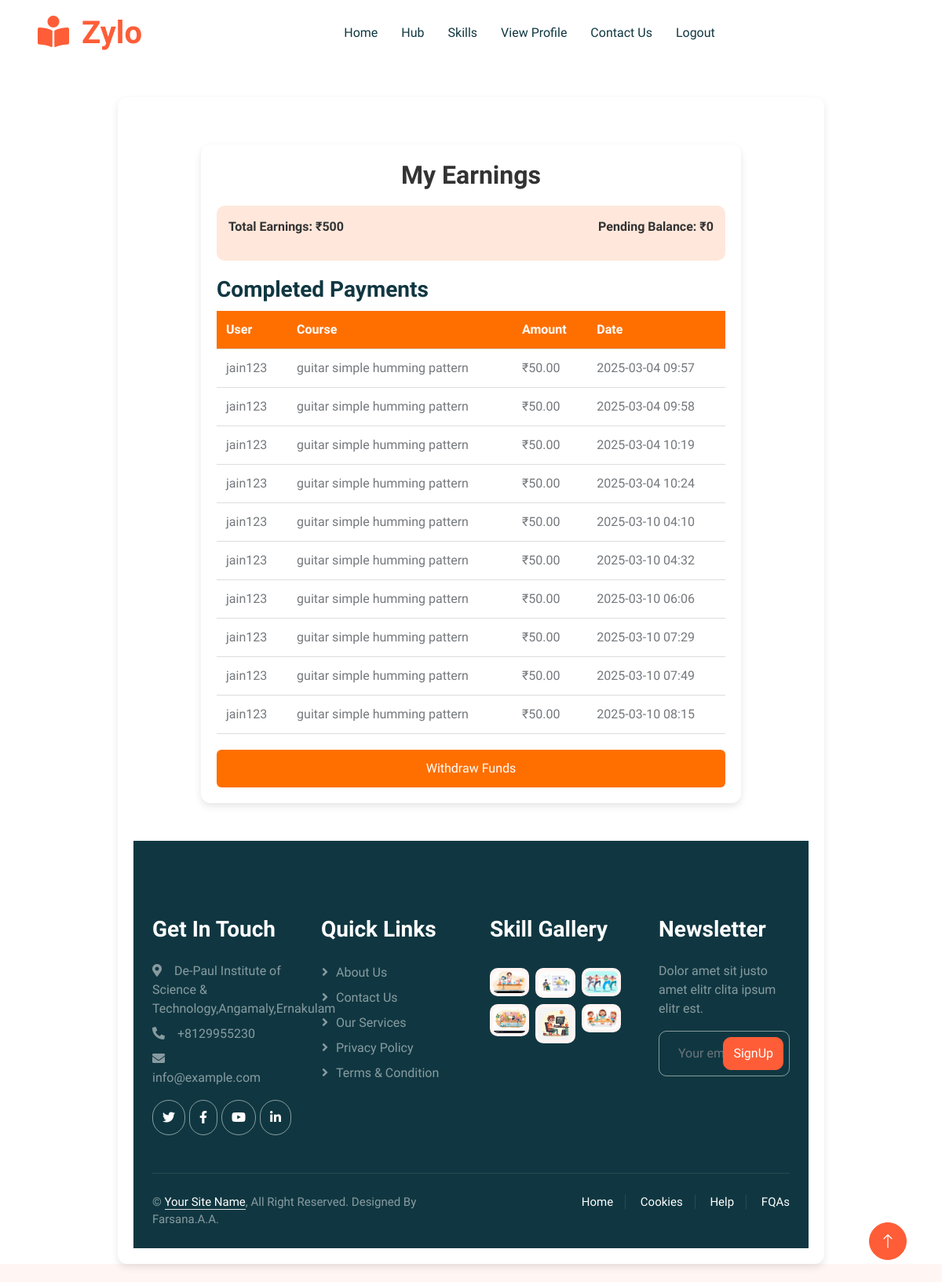
The app's page /teacher_earnings (signed in), older data.
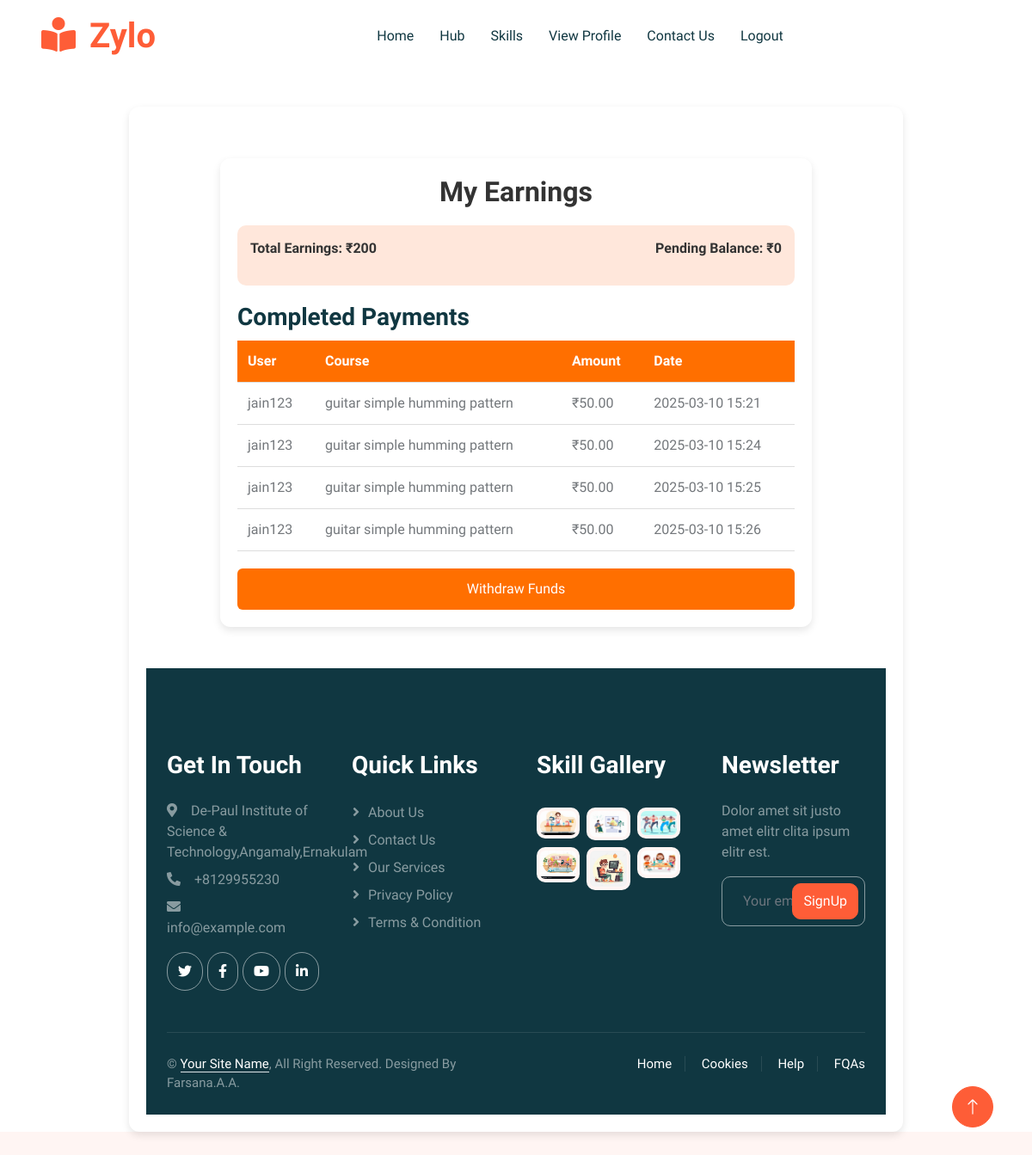
The same page, newer data.
### userapp/models.py (models this page shows, shortened)
class Payment(models.Model):
    STATUS_CHOICES = [
        ('Pending', 'Pending'),  # Default status
        ('Success', 'Success'),
        ('Failed', 'Failed'),
        ('Refund', 'Refund')  # New refund status
    ]
    user = models.ForeignKey(Register, on_delete=models.CASCADE)  # The user making the payment
    skill = models.ForeignKey(Skill, on_delete=models.CASCADE)  # The skill being purchased
    amount = models.DecimalField(max_digits=10, decimal_places=2)  # Payment amount
    payment_method = models.CharField(max_length=50)  # Payment method
    status = models.CharField(max_length=20, choices=STATUS_CHOICES, default='Pending')  # Updated default status
    transaction_id = models.CharField(max_length=100, unique=True, blank=True, null=True)  # Unique transaction ID
    created_at = models.DateTimeField(auto_now_add=True)  # Timestamp of the payment

class Skill(models.Model):
     user = models.ForeignKey(Register, on_delete=models.CASCADE,null=True)
     skill_name = models.CharField(max_length=100, null=True)
     CATEGORY_CHOICES = [
        ('Tech', 'Technology'),
        ('Art', 'Arts'),
        ('Music', 'Music'),
        ('Cooking', 'Cooking'),
        ('Fitness', 'Fitness'),
        ('Other', 'Other')
    ]
     category = models.CharField(max_length=100, choices=CATEGORY_CHOICES, null=True)
     sub_category = models.CharField(max_length=100, null=True)
     additional_category = models.CharField(max_length=100, null=True)
     skill_created_at = models.DateTimeField(auto_now_add =True)
     skill_video = models.FileField(upload_to='skill_videos/', null=True, blank=True)
     cover_image = models.ImageField(upload_to='uploads/',null=True, blank=True)
     payment_type = models.CharField(max_length=10,  default='free')
     price = models.DecimalField(max_digits=6, decimal_places=2, null=True, blank=True)  # Store price for paid videos
     paid_users = models.ManyToManyField(Register,related_name="paid_skills", blank=True)  # Track users who paid

class Register(AbstractUser):
    usertype = models.CharField(max_length=50,default="admin")
    contact = models.IntegerField(null=True)
    image = models.ImageField(upload_to='uploads/',null=True)
    bio = models.TextField(max_length=500,null=True)
    interests = models.TextField(max_length=100,null=True)
    skills = models.TextField(max_length=100,null=True)
    proof_document = models.FileField(upload_to='proof_videos/', null=True, blank=True)  # Accepts videos)
    is_listener = models.BooleanField(default=False)
    is_teacher = models.BooleanField(default=False)
    gender = models.CharField(max_length=50,null=True)
    full_name = models.CharField(max_length=100, null=True)
    is_approved = models.BooleanField(default=True)
    followers = models.ManyToManyField("self", symmetrical=False, related_name="following", blank=True)

### userapp/views.py (the view)
# urls.py: path('teacher_earnings', views.teacher_earnings, name='teacher_earnings'),
def teacher_earnings(request):
    teacher = request.user  # Get the logged-in teacher
    earnings = Payment.objects.filter(skill__user=teacher)  # Adjust if needed
    total_earnings = earnings.aggregate(Sum('amount'))['amount__sum'] or 0
    pending_balance = earnings.filter(status="Pending").aggregate(Sum('amount'))['amount__sum'] or 0
    completed_payments = Payment.objects.filter(status="Completed").select_related('user', 'skill')
    return render(request, 'teacher_earnings.html', {
        'total_earnings': total_earnings,
        'pending_balance': pending_balance,
        'completed_payments': earnings
    })

### userapp/templates/teacher_earnings.html
{% load static %}
{% include 'header.html' %}
<link rel="stylesheet" href="{% static 'css/teacher_earnings.css' %}">
<div class="earnings-container">
    <div class="earnings-container">
        <h2>My Earnings</h2>
        <div class="earnings-summary">
            <p>Total Earnings: ₹{{ total_earnings }}</p>
            <p>Pending Balance: ₹{{ pending_balance }}</p>
        </div>
        <h3>Completed Payments</h3>
        <table class="earnings-table">
            <tr>
                <th>User</th>
                <th>Course</th>
                <th>Amount</th>
                <th>Date</th>
            </tr>
            {% for payment in completed_payments %}
            <tr>
                <td>{{ payment.skill.user.username }}</td>
                <td>{{ payment.skill.skill_name}}</td>
                <td>₹{{ payment.skill.price }}</td>
                <td>{{ payment.created_at|date:"Y-m-d H:i" }}</td>
            </tr>
            {% empty %}
            <tr>
                <td colspan="4">No completed payments found.</td>
            </tr>
            {% endfor %}
        </table>
        <button class="withdraw-btn">Withdraw Funds</button>
    </div>
{% include 'footer.html' %}

Row changes from the older to the newer data that the page shows:
removed Payment: skill.user.username "jain123", skill.skill_name "guitar simple humming pattern", skill.price "50.00", created_at "2025-03-04 09:57"
removed Payment: skill.user.username "jain123", skill.skill_name "guitar simple humming pattern", skill.price "50.00", created_at "2025-03-04 09:58"
removed Payment: skill.user.username "jain123", skill.skill_name "guitar simple humming pattern", skill.price "50.00", created_at "2025-03-04 10:19"
removed Payment: skill.user.username "jain123", skill.skill_name "guitar simple humming pattern", skill.price "50.00", created_at "2025-03-04 10:24"
removed Payment: skill.user.username "jain123", skill.skill_name "guitar simple humming pattern", skill.price "50.00", created_at "2025-03-10 04:10"
removed Payment: skill.user.username "jain123", skill.skill_name "guitar simple humming pattern", skill.price "50.00", created_at "2025-03-10 04:32"
removed Payment: skill.user.username "jain123", skill.skill_name "guitar simple humming pattern", skill.price "50.00", created_at "2025-03-10 06:06"
removed Payment: skill.user.username "jain123", skill.skill_name "guitar simple humming pattern", skill.price "50.00", created_at "2025-03-10 07:29"
removed Payment: skill.user.username "jain123", skill.skill_name "guitar simple humming pattern", skill.price "50.00", created_at "2025-03-10 07:49"
removed Payment: skill.user.username "jain123", skill.skill_name "guitar simple humming pattern", skill.price "50.00", created_at "2025-03-10 08:15"
added Payment: skill.user.username "jain123", skill.skill_name "guitar simple humming pattern", skill.price "50.00", created_at "2025-03-10 15:21"
added Payment: skill.user.username "jain123", skill.skill_name "guitar simple humming pattern", skill.price "50.00", created_at "2025-03-10 15:24"
added Payment: skill.user.username "jain123", skill.skill_name "guitar simple humming pattern", skill.price "50.00", created_at "2025-03-10 15:25"
added Payment: skill.user.username "jain123", skill.skill_name "guitar simple humming pattern", skill.price "50.00", created_at "2025-03-10 15:26"
Text that changed along with them:
{{ total_earnings }}: "500" → "200"
